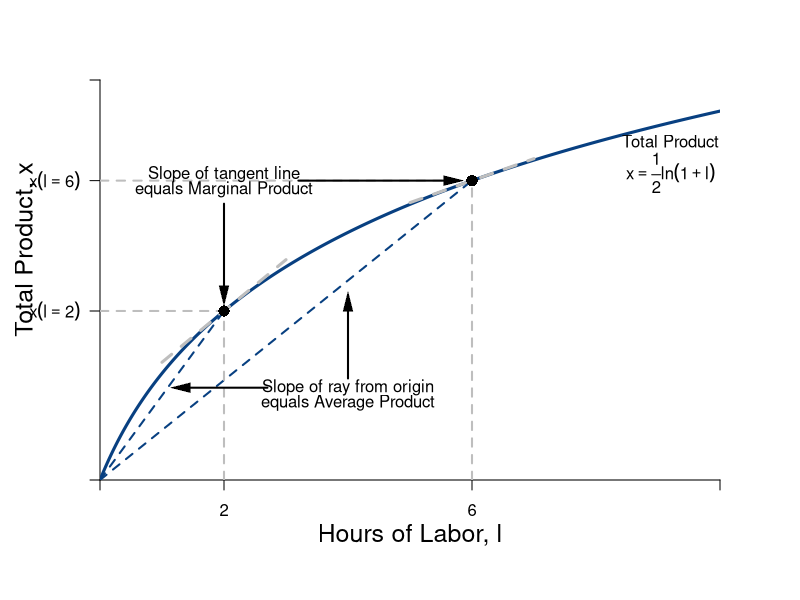

This figure's R source:
require(shape)
pdf(file = "bfh-textbook/indmarketdemand/production_drs.pdf", width = 9, height = 7)

#Set parameters for graphics
axislabelsize <- 1.5
graphlinewidth <- 3
segmentlinewidth <- 2

COL <- c("#7fc97f", "#beaed4", "#fdc086", "#ffff99", "#386cb0", "#f0027f", "#bf5b17", "#666666")
COLA <- c("#99d8c9","#66c2a4","#41ae76", "#238b45", "#005824")
COLB <- c("#4eb3d3", "#2b8cbe", "#0868ac","#084081")

#Edited the margins to cater for the larger LHS labels
par(mar =  c(6, 5, 4, 4))

#Change this to make it log of l 

prodFn <- function(l, k = 0.5) {
  k*log(l + 1)
}

MprodFn <- function(l, k = 0.5) {
  k*(1/(l + 1))
}

AprodFn <- function(l, k = 0.5) {
  (k*log(l + 1))/l
}

Mpline <- function(l, constant = 0.3181472, slope = 0.125){
  constant + slope*l
}

xlims <- c(0, 10)
ylims <- c(0, 1.3)

npts <- 501 
x <- seq(xlims[1], xlims[2], length.out = npts)
y <- seq(ylims[1], ylims[2], length.out = npts) 
a <- c(13, 15, 17)

plot(1, 0, xlim = xlims, ylim = ylims, type = "n",
     xlab = expression(paste("")),
     ylab = expression(paste("")), 
     xaxt = "n", 
     yaxt = "n", 
     cex.lab = axislabelsize, 
     bty = "n",
     xaxs="i", 
     yaxs="i")

# ticksy <- seq(from = 0, to = ylims[2], by = 0.25)
# ylabels <- seq(from = 0, to = ylims[2], by = 0.25)
# ticksx <- seq(from = 0, to = xlims[2], by = 1)
# xlabels <- seq(from = 0, to = xlims[2], by = 1)
ticksy <- c(0, prodFn(l = 2, k = 0.5), prodFn(l = 6, k = 0.5), ylims[2])
ylabels <- c(NA, expression(paste(x(l == 2))), expression(paste(x(l==6))), NA)
ticksx <- c(0, 2, 6, xlims[2])
xlabels <- c(NA, 2, 6, NA)

axis(1, at = ticksx, pos = 0, labels = xlabels)
axis(2, at = ticksy, pos = 0, labels = ylabels, las = 1)

npts <- 500 
xx1 <- seq(xlims[1], xlims[2], length.out = npts)
xx2 <- seq(0, xlims[2], length.out = npts)
xx3 <- seq(1, 3, length.out = npts)
xx4 <- seq(5, 7, length.out = npts)

lines(xx1, prodFn(xx1, k = 0.5), col = COLB[4], lwd = graphlinewidth)
#lines(xx2, MprodFn(xx1, k = 0.5), col = COLA[1], lwd = graphlinewidth)
#lines(xx1, AprodFn(xx1, k = 0.5), col = COLA[2], lwd = graphlinewidth)
lines(xx3, Mpline(xx3, constant = prodFn(l = 2, k = 0.5) - 2*MprodFn(l = 2, k = 0.5), slope = MprodFn(l = 2, k = 0.5)), col = "gray", lty = 2, lwd = graphlinewidth)
lines(xx4, Mpline(xx4, constant = prodFn(l = 6, k = 0.5) - 6*MprodFn(l = 6, k = 0.5), slope = MprodFn(l = 6, k = 0.5)), col = "gray", lty = 2, lwd = graphlinewidth)
#lines(xx1, indiffA1(xx1, uA = 20, rmax = 2.5, xmax = 10), col = COLB[4], lwd = graphlinewidth)



mtext(expression(paste("Hours of Labor, ", l)), side = 1, line = 2.5, cex = axislabelsize)
text(-1.2, 0.75, expression(paste("Total Product, ", x)), xpd = TRUE, cex = axislabelsize, srt = 90) 

#segments(4.11765, 6.17647, 5.88, 8.88, lty = 1, col = COL[2] , lwd = graphlinewidth)
#text(7.3, 3, expression("Pareto Efficient"))
#text(7.3, 2.5, expression("Curve"))
#Arrows(7.3, 3.5, 7.3, 6.1, col = "black", lty = 1, lwd = 2, arr.type = "triangle", arr.lwd = 0.5)

segments(0, prodFn(l = 6, k = 0.5), 6, prodFn(l = 6, k = 0.5), lty = 2, col = "gray" , lwd = segmentlinewidth)
segments(6, 0, 6, prodFn(l = 6, k = 0.5), lty = 2, col = "gray" , lwd = segmentlinewidth)
segments(0, 0, 6, prodFn(l = 6, k = 0.5), lty = 2, col = COLB[4] , lwd = segmentlinewidth)
points(6, prodFn(l = 6, k = 0.5), pch = 16, col = "black", cex = 1.5)

segments(0, prodFn(l = 2, k = 0.5), 2, prodFn(l = 2, k = 0.5), lty = 2, col = "gray" , lwd = segmentlinewidth)
segments(2, 0, 2, prodFn(l = 2, k = 0.5), lty = 2, col = "gray" , lwd = segmentlinewidth)
segments(0, 0, 2, prodFn(l = 2, k = 0.5), lty = 2, col = COLB[4] , lwd = segmentlinewidth)
points(2, prodFn(l = 2, k = 0.5), pch = 16, col = "black", cex = 1.5)

#Label the iso-welfare functions for the HG, Aisha
text(9.2, 1.1, expression(paste("Total Product")))
text(9.2, 1, expression(x == frac(1,2)*ln(1 + l)))


#Average Product
text(4, 0.3, expression(paste("Slope of ray from origin")))
text(4, 0.25, expression(paste("equals Average Product")))
Arrows(2.7, 0.3, 1.3, 0.3, col = "black", lty = 1, lwd = 2, arr.type = "triangle", arr.lwd = 0.5)
Arrows(4, 0.33, 4, 0.58, col = "black", lty = 1, lwd = 2, arr.type = "triangle", arr.lwd = 0.5)

#Marginal Product
text(2, prodFn(l = 6, k = 0.5) + 0.02, expression(paste("Slope of tangent line")))
text(2, prodFn(l = 6, k = 0.5) - 0.03, expression(paste("equals Marginal Product")))
Arrows(2, prodFn(l = 6, k = 0.5) - 0.075, 2, prodFn(l = 2, k = 0.5) + 0.05 , col = "black", lty = 1, lwd = 2, arr.type = "triangle", arr.lwd = 0.5)
Arrows(3.2, prodFn(l = 6, k = 0.5), 5.7, prodFn(l = 6, k = 0.5), col = "black", lty = 1, lwd = 2, arr.type = "triangle", arr.lwd = 0.5)



#text(6.6, 8.3, expression(u[4]^A))

#Label the indifference curves for the HG, Betty
# text(7.6, 17, expression(u[1]^B))
# text(6.75, 17, expression(u[2]^B))
# text(6, 17, expression(u[3]^B))
#text(3.4, 6.9, expression(v[4]^B))

#Label mrs function
#text(10, 8, expression(paste(mrs(x,y) == r[max] - frac(r[max], x[max])*x)))
#Arrows(10, 7.5, 10, 5.6, col = "black", lty = 1, lwd = 2, arr.type = "triangle", arr.lwd = 0.5)

#Label satiation
#text(20, 4, expression(paste(x[max] == "Point")))
#text(20, 3, expression(paste("of Satiation")))
#Arrows(20, 2.5, 20, 0.5, col = "black", lty = 1, lwd = 2, arr.type = "triangle", arr.lwd = 0.5)

#Label highest willingness to pay
# text(5, 10.5, expression(paste(r[max] == "Maximum")))
# text(5, 9.5, expression(paste("Willingness to Pay")))
# Arrows(3, 10, 0.5, 10, col = "black", lty = 1, lwd = 2, arr.type = "triangle", arr.lwd = 0.5)


# contour(x, y, 
#         outer(x, y, uA),
#         #labels = c("v1", "v2", "v3"),
#         drawlabels = FALSE,
#         col = COLA[3],
#         #xlab = expression(paste("A's Apples, ", x)),
#         #ylab = expression(paste("A's Oranges, ", y)),
#         #cex.lab = axislabelsize,
#         lwd = graphlinewidth,
#         levels = a, 
#         xaxs="i", 
#         yaxs="i", 
#         add = TRUE)

# segments(0, 6, 6, 6, lty = 2, col = "gray" , lwd = segmentlinewidth)
# segments(6, 0, 6, 6, lty = 2, col = "gray" , lwd = segmentlinewidth)
# points(6, 6, pch = 16, col = "black", cex = 1.5)

# par(new = TRUE)
# 
# #Use the same x and ylims as previously, but with locations switched
# xlims2 <- c(18, 0)
# ylims2 <- c(18, 0)

#Leave the ylab and xlab blank to ensure no axes titles
# plot(0, 0, xlim = xlims2, ylim = ylims2, type = "n",
#      xlab = expression(paste("")),
#      ylab = expression(paste("")),
#      xaxt = "n", 
#      yaxt = "n", 
#      cex.lab = 1.3, 
#      bty = "n",
#      xaxs="i", 
#      yaxs="i")
# 
# 
# lines(xx1, indiffAlow(xx1, uA = 46.08, alpha = 16, beta = 1/24), col = COL[2], lwd = graphlinewidth)


#Set up axes at sides 3 and 4 (top and right)
# axis(side = 3, at = ticksx, pos = 0, labels = xlabels)
# axis(side = 4, at = ticksy, pos = 0, labels = ylabels, las = 0)
# mtext("B's Apples, x", side=3, line = 2.5, cex = axislabelsize)
# text(-0.8, 7, expression(paste("B's Oranges, y")), xpd = TRUE, cex = axislabelsize, srt = 270) 
# 
# #Add arrows:
# arrows(-0.8, 10, -0.8, 14, xpd = TRUE, length=0.1,angle=40,lwd=3)
# arrows(6.2, -1.8, 9, -1.8, xpd = TRUE, length=0.1,angle=40,lwd=3)
# 

#Customize ticks and labels for the plot
#ticksy <- seq(from = 0, to = 15, by = 1)
#ylabels <- seq(from = 0, to = 15, by = 1)
#ticksx <- seq(from = 0, to = 10, by = 1)
#xlabels <- seq(from = 0, to = 10, by = 1)
#axis(1, at = ticksx, pos = 0, labels = xlabels)
#axis(2, at = ticksy, pos = 0, labels = ylabels, las = 0)

dev.off()
